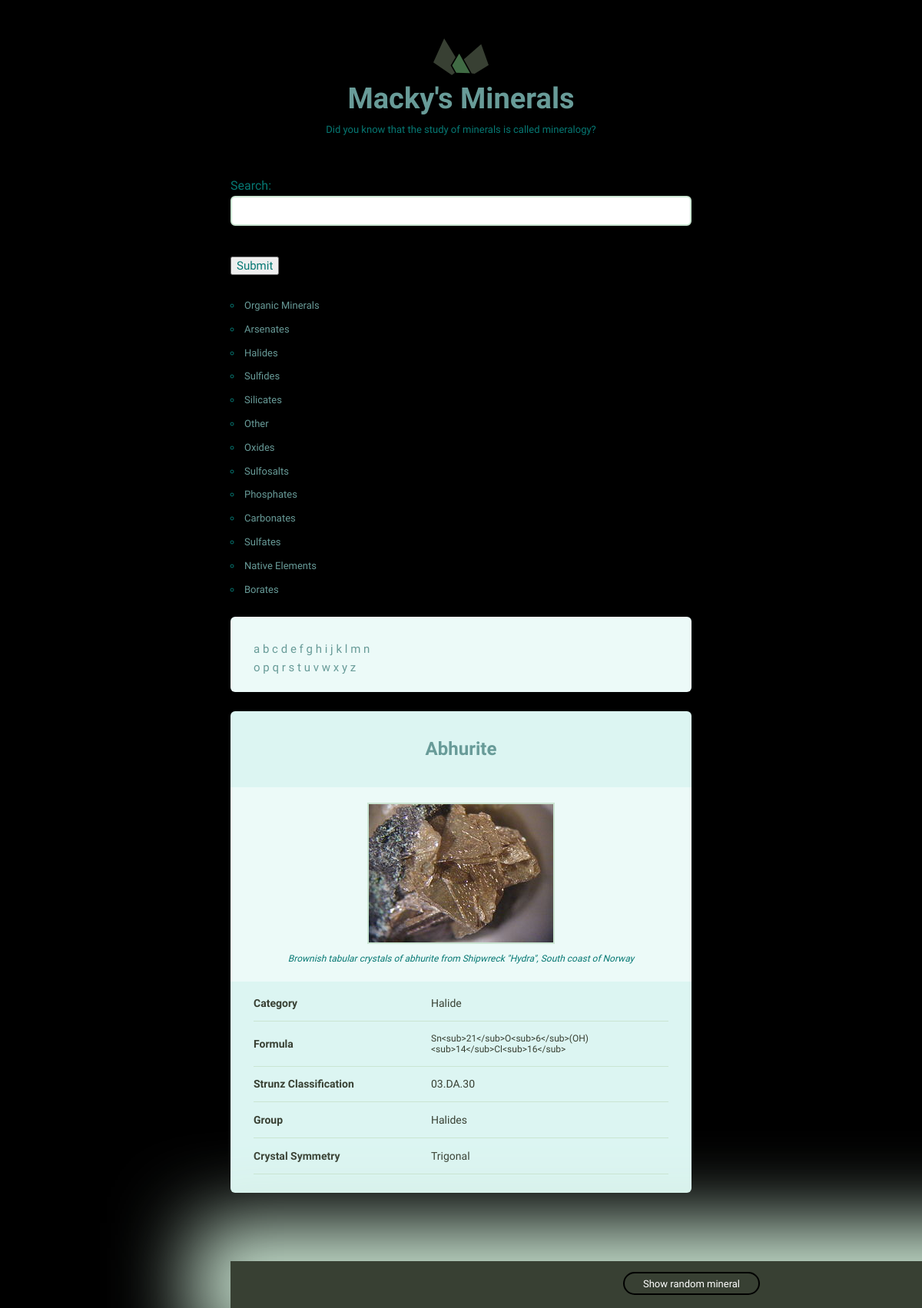
Screenshot of /detail/3/ with the database file from the repository.
### minerals/models.py (models this page shows, shortened)
class Mineral(models.Model):
    name = models.CharField(max_length=500)
    image_filename = models.CharField(max_length=500)
    image_caption = models.CharField(max_length=500)
    category = models.CharField(max_length=500)
    formula = models.CharField(max_length=500)
    strunz_classification = models.CharField(max_length=500)
    color = models.CharField(max_length=500)
    crystal_system = models.CharField(max_length=500)
    unit_cell = models.CharField(max_length=500)
    crystal_symmetry = models.CharField(max_length=500)
    cleavage = models.CharField(max_length=500)
    mohs_scale_hardness = models.CharField(max_length=500)
    luster = models.CharField(max_length=500)
    streak = models.CharField(max_length=500)
    diaphaneity = models.CharField(max_length=255)
    optical_properties = models.CharField(max_length=500)
    refractive_index = models.CharField(max_length=500)
    crystal_habit = models.CharField(max_length=500)
    specific_gravity = models.CharField(max_length=500)
    group = models.CharField(max_length=500)

### minerals/views.py (the view)
# urls.py: path('detail/<int:pk>/', views.mineral_detail, name='mineral_detail'),
def mineral_detail(request, pk):
    mineral = Mineral.objects.filter(pk=pk)
    if mineral.exists():
        return render(request, 'minerals/detail.html', {'mineral': mineral})
    else:
        raise Http404

### minerals/forms.py
class SearchForm(forms.Form):
    q = forms.CharField(label='Search')

### minerals/context_processors.py (called while the page is built)
def alphabet_grid(request):
    alphabet = [letter for letter in 'abcdefghijklmnopqrstuvwxyz']
    return {'alphabet': alphabet}

def search(request):
    form = forms.SearchForm()
    return {'form': form}

def group(request):
    groups = Mineral.objects.order_by().values('group').distinct()
    group_list = []
    for x in groups:
        group_list.append(x)
    return {'group_list': group_list}

### minerals/templates/minerals/detail.html (shortened to what this page needs)
{% extends "minerals/layout.html" %}
{% load static from staticfiles %}
{% block content %}
{% for min in mineral %}
<div class="grid-100 mineral__container">
  <h1 class="mineral__name">{{ min.name }}</h1>
  <div class="mineral__image-bg">
    <img class="mineral__image" src="{% static '/minerals/images/'%}{{ min.name }}.jpg">
    <p class="mineral__caption">{{ min.image_caption }}</p>
  </div>
<div>
  <div class="mineral__table-container">
    <table class="mineral__table">
      <tr>
        {% if min.category %}
        <td class="mineral__category">Category</td>
        <td>{{ min.category|title }}</td>
        {% endif %}
      </tr>
      <tr>
        {% if min.formula %}
        <td class="mineral__category">Formula</td>
        <td class="mineral__formula">{{ min.formula }}</td>
        {% endif %}
      </tr>
      <tr>
          {% if min.strunz_classification %}
        <td class="mineral__category">Strunz Classification</td>
        <td>{{ min.strunz_classification }}</td>
          {% endif %}
      </tr>
      <tr>
        {% if min.group %}
        <td class="mineral__category">Group</td>
        <td>{{ min.group }}</td>
        {% endif %}
      </tr>
      <tr>
        {% if min.crystal_symmetry %}
        <td class="mineral__category">Crystal Symmetry</td>
        <td>{{ min.crystal_symmetry|title }}</td>
        {% endif %}
      </tr>
    </table>
  </div>
</div>
</div>
{% endfor %}
{% endblock %}

### minerals/static/minerals/css/global.css (style rules this page uses)
html { font-family: sans-serif; -ms-text-size-adjust: 100%; -webkit-text-size-adjust: 100%; }
body { margin: 0; }
h1 { font-size: 2em; margin: 0.67em 0; }
img { border: 0; }
input { color: inherit; font: inherit; margin: 0; }
input { line-height: normal; }
table { border-collapse: collapse; border-spacing: 0; }
td, th { padding: 0; }
html { font-size: 62.5%; }
body { background-color: #000000; font-size: 1.5em; line-height: 1.6; font-weight: 400; font-family: "Cousine"; color: #067873; }
.grid, .grid-5, .grid-10, .grid-15, .grid-20, .grid-25, .grid-30, .grid-33, .grid-35, .grid-40, .grid-45, .grid-50, .grid-55, .grid-60, .grid-65, .grid-66, .grid-70, .grid-75, .grid-80, .grid-90, .grid-95, .grid-100 { float: left; box-sizing: border-box; position: relative; }
.grid-100 { width: 100%; }
h1, h2, h3, h4, h5, h6 { margin-top: 0; margin-bottom: 2rem; font-weight: bold; font-family: "Work Sans", sans-serif; color: #689b98; }
h1 { font-size: 3.8rem; }
@media (min-width: 550px) { h1 { font-size: 3.8rem; } }
p { margin-top: 0; font-size: 1.6rem; }
input[type="text"] { background: #fff; width: 100%; color: #666; border-radius: 6px; border: 2px solid #CAE5D2; padding: 9px 15px 10px 15px; margin-bottom: 15px; outline: none; box-sizing: border-box; font-size: 1.4rem; font-family: "Work Sans", sans-serif; -webkit-appearance: none; -moz-appearance: none; appearance: none; -webkit-transition: 0.2s; -moz-transition: 0.2s; -ms-transition: 0.2s; -o-transition: 0.2s; transition: 0.2s; }
th, td { padding: 15px; text-align: left; border-bottom: 1px solid #e1e1e1; }
th:first-child, td:first-child { padding-left: 0; }
th:last-child, td:last-child { padding-right: 0; }
input { margin-bottom: 1.5rem; }
table, p, ul { margin-bottom: 2.5rem; }
.mineral__container { background-color: #dcf5f2; border-radius: 6px; list-style: none; padding: 0; text-align: center; }
.mineral__name { display: block; width: 100%; margin: 0; font-size: 24px; padding: 30px 0 30px 0; }
.mineral__image { display: block; margin: 0 auto; border: solid 2px #CAE5D2; }
.mineral__image-bg { background-color: #ecfaf8; padding: 20px 0; }
.mineral__caption { font-size: 12px; font-style: italic; padding: 10px 0 0 0; margin: 0; }
.mineral__table { font-size: 14px; color: #384033; }
.mineral__table td { border-color: #CAE5D2; }
.mineral__table-container { padding: 5px 30px 0; }
.mineral__category { font-weight: bold; width: 40%; }
.mineral__formula { font-size: 12px; }

### rows the page displays
Mineral: name "Abhurite", name (picture), image_caption "Brownish tabular crystals of abhurite from Shipwreck \"Hydra\", South coast of Norway", category "Halide", formula "Sn<sub>21</sub>O<sub>6</sub>(OH)<sub>14</sub>Cl<sub>16</sub>", strunz_classification "03.DA.30", group "Halides", crystal_symmetry "Trigonal"

### other values shown
{{ group.group }} "Organic Minerals" "Arsenates" "Halides" "Sulfides" "Silicates" "Other" "Oxides" "Sulfosalts" "Phosphates" "Carbonates" "Sulfates" "Native Elements" "Borates"
{{ letter }} "a" "b" "c" "d" "e" "f" "g" "h" "i" "j" "k" "l" "m" "n" "o" "p" "q" "r" "s" "t" "u" "v" "w" "x" "y" "z"
